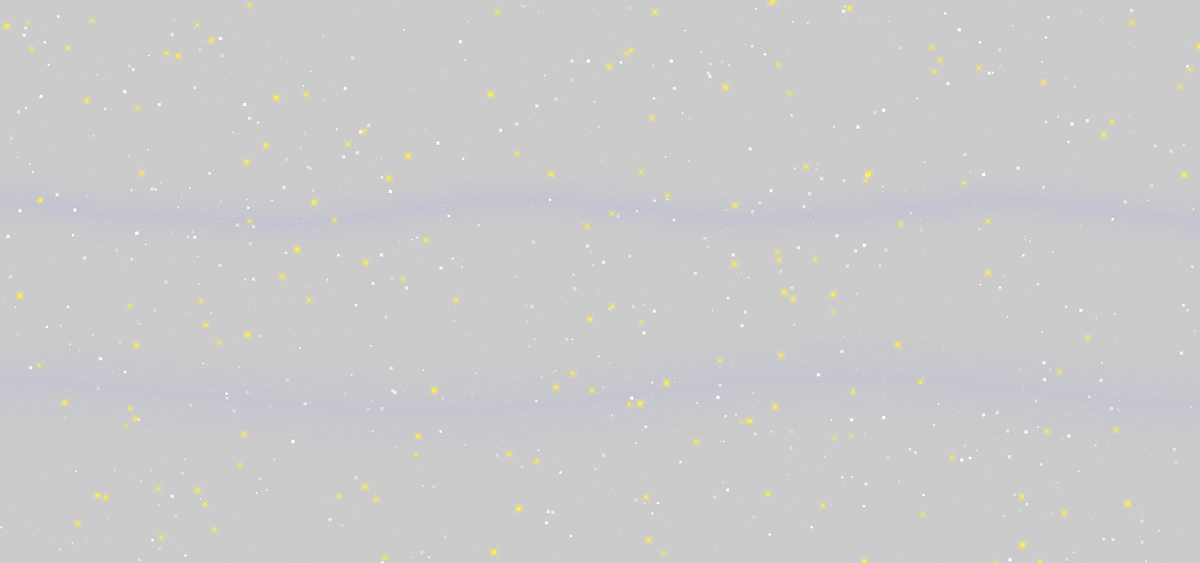
Frame 1 (no input)
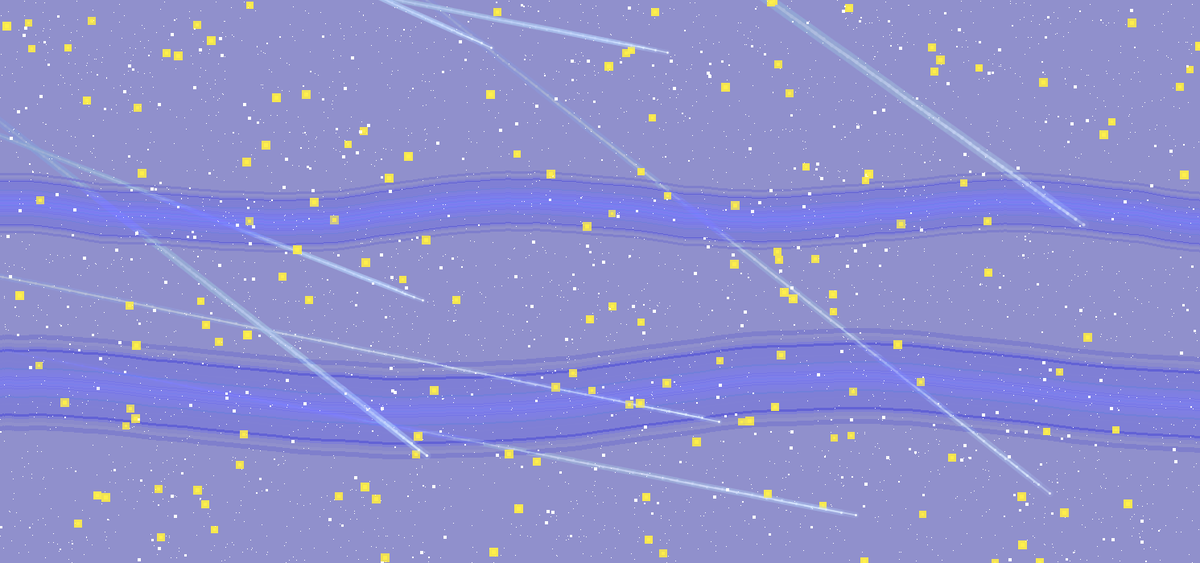
Frame 60 (the mouse pressed at the canvas centre just before this capture)
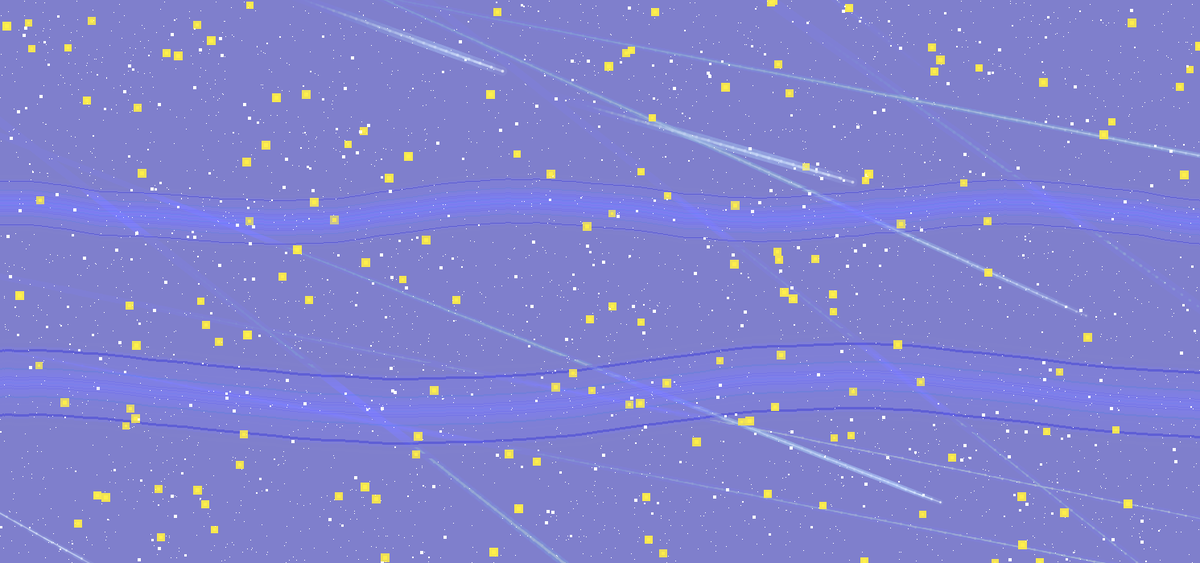
Frame 120 (the mouse held since frame 60 and released just before this capture)

The Processing sketch that drew these frames (run headless with seeded random() and noise(); from frame 60 on, the mouse is pressed at the canvas centre):

// Processing sketch: AI_Background_TEST_ONLY
// ── AI_Background_TEST_ONLY.pde
final int SCREEN_W = 1491;
final int SCREEN_H = 700;

final int RESET_INTERVAL = 5000;
final int TRANSITION_DURATION = 3000;

final int SKY_R = 82;
final int SKY_G = 85;
final int SKY_B = 144;

final int BIG_STAR_COUNT = 500;
final int BRIGHT_STAR_COUNT = 150;
final int SHOOTING_STAR_COUNT = 8;

Starfield starfield;
ShootingStar[] shootingStars;

int lastFpsPrint = 0;


void settings() {
  size(SCREEN_W, SCREEN_H);
}


void setup() {
  frameRate(60);

  starfield = new Starfield(width, height);

  shootingStars = new ShootingStar[SHOOTING_STAR_COUNT];

  for (int i = 0; i < shootingStars.length; i++) {
    shootingStars[i] = new ShootingStar();
  }
}


void draw() {
  // Constant full-screen fade, preserving the original trail effect.
  noStroke();
  fill(SKY_R, SKY_G, SKY_B, 3);
  rect(0, 0, width, height);

  starfield.update();
  starfield.display();

  for (ShootingStar star : shootingStars) {
    star.update();
    star.display();
  }

  // Console FPS counter, twice per second.
  if (millis() - lastFpsPrint >= 500) {
    println("FPS: " + nf(frameRate, 0, 1));
    lastFpsPrint = millis();
  }
}


// ====================================
// STARFIELD
// ====================================

class Starfield {
  int w, h;
  int seed = 9909;
  int lastReset;
  int transitionStart;

  PGraphics currentField;
  PGraphics oldField;
  PGraphics newField;

  boolean transitioning = false;

  Starfield(int w, int h) {
    this.w = w;
    this.h = h;

    currentField = createGraphics(w, h);
    oldField = createGraphics(w, h);
    newField = createGraphics(w, h);

    generateField(currentField, seed);
    lastReset = millis();
  }


  void update() {
    int now = millis();

    if (!transitioning &&
        now - lastReset >= RESET_INTERVAL) {

      seed = (int) random(100000);

      oldField.beginDraw();
      oldField.clear();
      oldField.image(currentField, 0, 0);
      oldField.endDraw();

      generateField(newField, seed);

      transitionStart = now;
      lastReset = now;
      transitioning = true;
    }

    if (transitioning &&
        now - transitionStart >= TRANSITION_DURATION) {

      PGraphics temp = currentField;
      currentField = newField;
      newField = temp;

      transitioning = false;
    }
  }


  void display() {
    if (transitioning) {
      float progress = getTransitionProgress();

      tint(255, 255 * (1.0 - progress));
      image(oldField, 0, 0);

      tint(255, 255 * progress);
      image(newField, 0, 0);

      noTint();
    } else {
      image(currentField, 0, 0);
    }
  }


  float getTransitionProgress() {
    return constrain(
      (millis() - transitionStart) /
      (float) TRANSITION_DURATION,
      0, 1
    );
  }


  void generateField(PGraphics pg, int fieldSeed) {
    java.util.Random rng =
      new java.util.Random(fieldSeed);

    pg.beginDraw();
    pg.clear();
    pg.noStroke();

    drawBand(pg, rng, h * 0.36, 45, 0.010, 0.055, 34);
    drawBand(pg, rng, h * 0.68, 75, 0.006, 0.035, 25);

    drawSmallStars(pg, rng);
    drawBigStars(pg, rng);
    drawBrightStars(pg, rng);

    pg.endDraw();
  }


  // Smooth, wandering bands with soft edges.
  void drawBand(
    PGraphics pg,
    java.util.Random rng,
    float centreY,
    int bandWidth,
    float drift,
    float roughness,
    int maxAlpha
  ) {
    float y = centreY;
    float velocity = 0;

    for (int x = 0; x < w; x++) {
      velocity = velocity * 0.94
        + (rng.nextFloat() - 0.5) * roughness;

      y += velocity + sin(x * drift) * 0.12;

      y = constrain(
        y,
        bandWidth + 5,
        h - bandWidth - 5
      );

      for (int offset = -bandWidth;
           offset <= bandWidth;
           offset++) {

        float normalized =
          abs(offset) / (float) bandWidth;

        float falloff = 1.0 - normalized;
        falloff *= falloff;

        int alpha = (int)(maxAlpha * falloff);

        if (alpha > 0) {
          pg.stroke(
            SKY_R + 35,
            SKY_G + 35,
            255,
            alpha
          );

          pg.point(x, y + offset);
        }
      }
    }

    pg.noStroke();
  }


  void drawSmallStars(
    PGraphics pg,
    java.util.Random rng
  ) {
    pg.noStroke();

    for (int i = 0; i < 3500; i++) {
      int x = rng.nextInt(w);
      int y = rng.nextInt(h);
      int alpha = 35 + rng.nextInt(150);

      pg.fill(255, 255, 255, alpha);
      pg.rect(x, y, 1, 1);
    }
  }


  void drawBigStars(
    PGraphics pg,
    java.util.Random rng
  ) {
    pg.noStroke();

    for (int i = 0; i < BIG_STAR_COUNT; i++) {
      int x = rng.nextInt(w);
      int y = rng.nextInt(h);
      int size = 2 + rng.nextInt(3);
      int alpha = 50 + rng.nextInt(206);

      pg.fill(255, 255, 255, alpha);
      pg.rect(x, y, size, size);
    }
  }


  void drawBrightStars(
    PGraphics pg,
    java.util.Random rng
  ) {
    pg.noStroke();

    for (int i = 0; i < BRIGHT_STAR_COUNT; i++) {
      int x = rng.nextInt(w);
      int y = rng.nextInt(h);
      int size = 3 + rng.nextInt(3);
      int alpha = 130 + rng.nextInt(126);

      pg.fill(255, 240, 75, alpha);
      pg.rect(x, y, size, size);

      pg.fill(255, 240, 75, alpha / 4);
      pg.rect(x - 3, y - 3, size + 6, size + 6);
    }
  }
}


// ====================================
// MULTIPLE SHOOTING STARS
// ====================================

class ShootingStar {
  float x, y;
  float vx, vy;

  float length;
  float thickness;
  float opacity;
  float fadeRate;

  boolean active = false;


  ShootingStar() {
    respawn(true);
  }


  void respawn(boolean stagger) {
    // Start from the left or upper part of the screen.
    if (random(1) < 0.7) {
      x = random(-width * 0.3, width * 0.75);
      y = random(-height * 0.4, height * 0.2);
    } else {
      x = random(-width * 0.3, 0);
      y = random(height * 0.05, height * 0.9);
    }

    float speed = random(9, 22);
    float angle = random(0.15, 0.75);

    vx = speed * cos(angle);
    vy = speed * sin(angle);

    length = random(25, 100);
    thickness = random(1.5, 3.5);
    opacity = 0;
    fadeRate = random(5, 12);

    active = true;

    if (stagger) {
      opacity = random(0, 180);
    }
  }


  void update() {
    if (!active) {
      respawn(false);
      return;
    }

    x += vx;
    y += vy;

    // Fade in, then fade out as the star crosses the sky.
    if (x < width * 0.65) {
      opacity = min(255, opacity + fadeRate);
    } else {
      opacity = max(0, opacity - fadeRate * 0.5);
    }

    if (x > width + length ||
        y > height + length ||
        (opacity <= 0 && x > width * 0.65)) {
      active = false;
    }
  }


  void display() {
    if (!active || opacity <= 0) {
      return;
    }

    pushStyle();
    strokeCap(ROUND);

    // Soft outer glow.
    stroke(180, 210, 255, opacity * 0.18);
    strokeWeight(thickness * 4);

    line(
      x - vx * (length / max(1, abs(vx))),
      y - vy * (length / max(1, abs(vx))),
      x, y
    );

    // Main tail.
    stroke(220, 235, 255, opacity * 0.65);
    strokeWeight(thickness);

    line(
      x - vx * 2.5,
      y - vy * 2.5,
      x, y
    );

    // Bright head.
    stroke(255, 255, 255, opacity);
    strokeWeight(thickness + 1);
    point(x, y);

    popStyle();
  }
}
